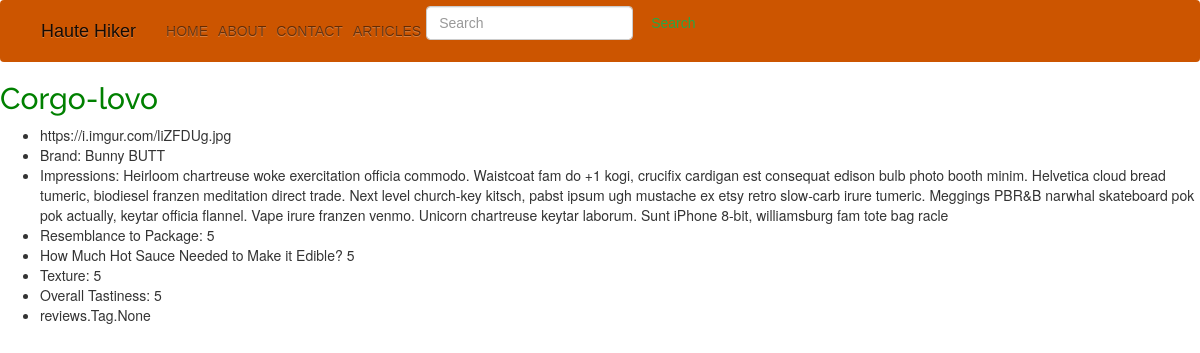
Page /reviews/2/ on the committed database.
### reviews/models.py (models this page shows, shortened)
class Review(models.Model):
    image_url = models.CharField(max_length=500)
    product_name = models.CharField(max_length=30)
    brand = models.CharField(max_length=30)
    description = models.CharField(max_length=2000)
    tags = models.ManyToManyField(Tag)
    resemblance_to_package = models.IntegerField()
    hot_sauce_needed = models.IntegerField()
    texture = models.IntegerField()
    deliciousness_level = models.IntegerField()
    created = models.DateTimeField('date created')
    updated = models.DateTimeField('date updated')

### reviews/views.py (the view)
# urls.py: path('reviews/<int:review_id>/', views.show, name='show'),
def show(request, review_id):
    review = get_object_or_404(Review, pk=review_id)
    return render(request, 'reviews/show.html', {'review': review})

### reviews/templates/reviews/show.html
{% extends "base.html" %}
{% block content %}
  <h2> {{ review.product_name }} </h2>
  <ul>
    <li> {{ review.image_url }}</li>
    <li> Brand: {{ review.brand }}</li>
    <li> Impressions: {{ review.description }}</li>
    <li> Resemblance to Package: {{ review.resemblance_to_package }}</li>
    <li> How Much Hot Sauce Needed to Make it Edible? {{ review.hot_sauce_needed }}</li>
    <li> Texture: {{ review.texture }}</li>
    <li> Overall Tastiness: {{ review.deliciousness_level }}</li>
    <li> {{ review.tags }}</li>
  </ul>
{% endblock %}

### reviews/static/css/reviews.css (style rules this page uses)
h1, h2 { color: green; font-family: 'Raleway', sans-serif; }

### rows in the picture
Review: product_name "Corgo-lovo", image_url "https://i.imgur.com/liZFDUg.jpg", brand "Bunny BUTT", description "Heirloom chartreuse woke exercitation officia commodo. Waistcoat fam do +1 kogi, crucifix cardigan est consequat edison bulb photo booth minim. Helvetica cloud bread tumeric, biodiesel franzen meditation direct trade. Next level church-key kitsch, pabst ipsum ugh mustache ex etsy retro slow-carb irure tumeric. Meggings PBR&B narwhal skateboard pok pok actually, keytar officia flannel. Vape irure franzen venmo. Unicorn chartreuse keytar laborum. Sunt iPhone 8-bit, williamsburg fam tote bag racle", resemblance_to_package "5", hot_sauce_needed "5", texture "5", deliciousness_level "5", tags "reviews.Tag.None"
